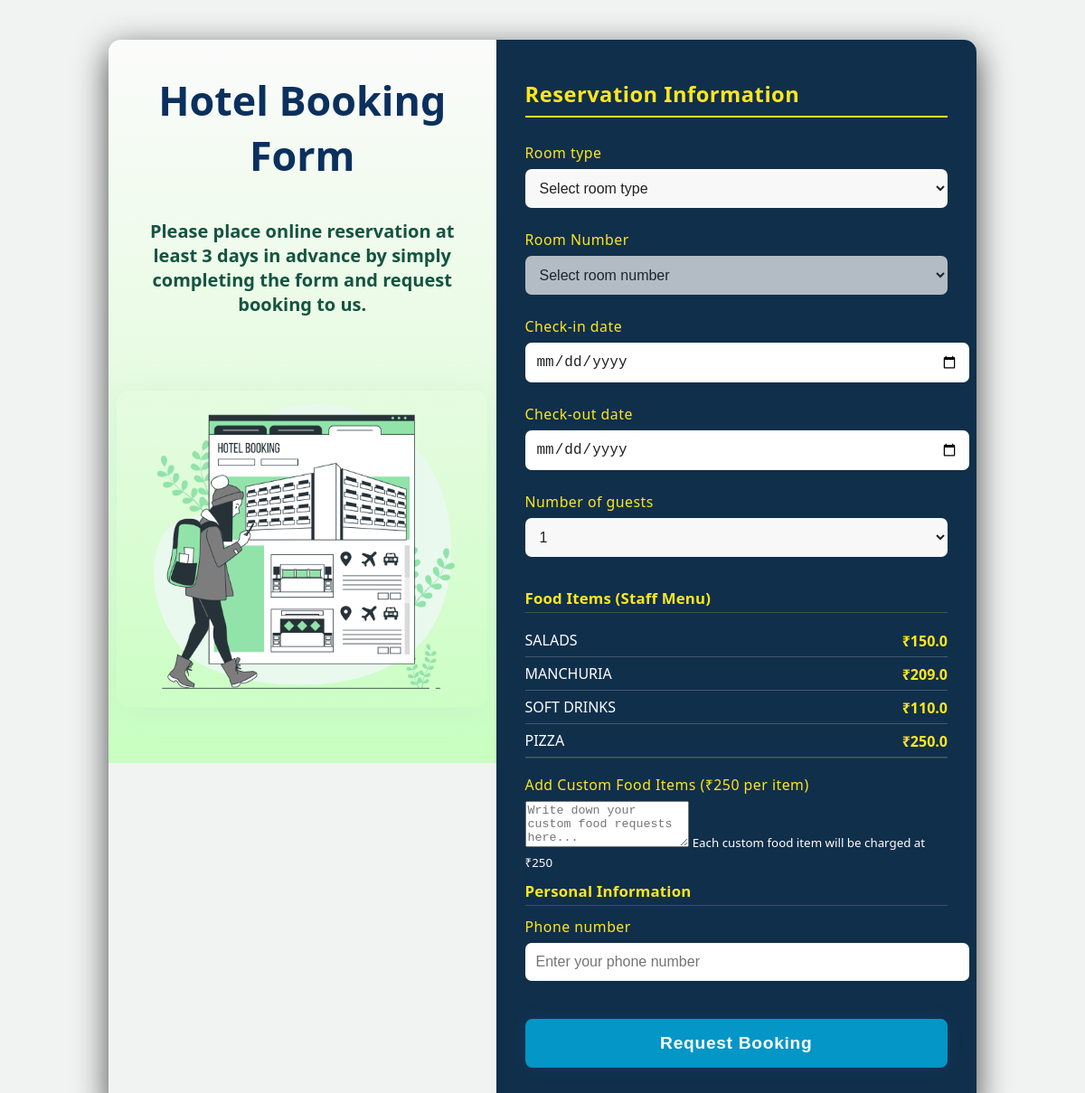
The page /book/1 (signed in) on the database its author committed.
### tables this page shows
CREATE TABLE food_items (
            id INTEGER PRIMARY KEY,
            hotel_id INTEGER,
            food_name TEXT,
            price REAL,
            image_path TEXT,
            FOREIGN KEY(hotel_id) REFERENCES hotels(id)
        );

### app.py (the view, shortened to what this page needs)
@app.route('/book/<int:hotel_id>', methods=['GET', 'POST'])
def book(hotel_id):
    if session.get('role') != 'guest':
        return redirect(url_for('signin'))
    db = get_db()
    hotel = db.execute("SELECT * FROM hotels WHERE id = ?", (hotel_id,)).fetchone()
    food_items = db.execute("SELECT * FROM food_items WHERE hotel_id = ?", (hotel_id,)).fetchall()
    food_items_menu = [dict(row) for row in food_items]
    room_rows = db.execute("SELECT * FROM rooms WHERE hotel_id = ?", (hotel_id,)).fetchall()
    rooms = [dict(row) for row in room_rows]
    return render_template('book.html', hotel=hotel, food_items_menu=food_items_menu, rooms=rooms)

### app.py (called while the page is built)
def get_db():
    conn = sqlite3.connect(DATABASE)
    conn.row_factory = sqlite3.Row
    return conn

### templates/book.html (shortened to what this page needs)
<!DOCTYPE html>
<html lang="en">
<head>
</head>
<body>
    <div class="booking-wrapper">
        <div class="illustration-panel">
            <div class="illustration-header">
                <div class="pic-title">Hotel Booking Form</div>
                <div class="pic-caption">
                    Please place online reservation at least 3 days in advance by simply completing the form and request booking to us.
                </div>
            </div>
            <div class="illustration-content">
                <img src="{{ url_for('static', filename='images/new.png') }}" alt="Hotel Illustration" draggable="false" loading="lazy">
            </div>
        </div>
        <div class="form-panel">
            <h2 class="reservation-heading">Reservation Information</h2>
            <form method="POST" class="booking-form" id="bookingForm">
                <label for="room_type">Room type</label>
                <select name="room_type" id="room_type" required>
                    <option value="" disabled selected>Select room type</option>
                </select>
                <label for="room_id">Room Number</label>
                <select name="room_id" id="room_id" disabled required>
                    <option value="" disabled selected>Select room number</option>
                </select>
                <label for="check_in">Check-in date</label>
                <input type="date" id="check_in" name="check_in" required>
                <label for="check_out">Check-out date</label>
                <input type="date" id="check_out" name="check_out" required>
                <label for="num_guests">Number of guests</label>
                <select name="num_guests" id="num_guests" required>
                    <option value="1">1</option>
                </select>
                <div class="form-section-title">Food Items (Staff Menu)</div>
                <div class="food-items-list">
                    {% for food in food_items_menu %}
                    <div class="food-item-row">
                        <span class="food-name">{{ food.food_name }}</span>
                        {% if food.price %}
                        <span class="food-price">₹{{ food.price }}</span>
                        {% endif %}
                    </div>
                    {% endfor %}
                </div>
<div class="form-group">
  <label for="custom_food">Add Custom Food Items (₹250 per item)</label>
  <textarea id="custom_food" name="custom_food" rows="3" placeholder="Write down your custom food requests here..." class="form-control"></textarea>
  <small class="form-text text-muted">Each custom food item will be charged at ₹250</small>
</div>
                <div class="form-section-title">Personal Information</div>
                <label for="phone_number">Phone number</label>
                <input type="tel" id="phone_number" name="phone_number" placeholder="Enter your phone number" required>
                <button type="button" id="requestButton" class="btn-request">Request Booking</button>
            </form>
        </div>
    </div>
</body>
</html>

### templates/book.html (style rules this page uses)
body { margin: 0; font-family: 'Montserrat', 'Segoe UI', sans-serif; background: #f1f2f2; color: #fff; }
.booking-wrapper { display: flex; max-width: 960px; margin: 44px auto; border-radius: 14px; overflow: hidden; box-shadow: 0 10px 36px rgb(0 0 0 / 0.7); background: none; min-height: 75vh; }
.illustration-panel { flex: 1.1; background: linear-gradient(180deg, #fbfbfb 0%, #e8fbe3 45%, #c8ffc0 100%); display: flex; flex-direction: column; box-sizing: border-box; min-height: 100vh; height: 100%; }
.illustration-header { display: flex; flex-direction: column; align-items: center; padding: 36px 24px 0 24px; }
.pic-title { text-align: center; font-size: 2.8rem; font-weight: 800; color: #0b305e; margin-bottom: 40px; }
.pic-caption { text-align: center; font-size: 1.25rem; font-weight: 600; color: #145441; margin-bottom: 20px; max-width: 90%; }
.illustration-content { flex: 1 1 0%; display: flex; align-items: center; justify-content: center; }
.illustration-panel img { width: 410px; height: 490px; max-width: 100%; max-height: 350px; border-radius: 14px; user-select: none; object-fit: contain; box-shadow: 0 4px 32px #b7e5cb5a; }
.form-panel { flex: 1.2; background: #102f4b; color: #fff; display: flex; flex-direction: column; justify-content: center; padding: 44px 32px; }
.reservation-heading { color: #ffe620; font-size: 1.48rem; font-weight: 700; margin-bottom: 28px; margin-top: 0; letter-spacing: 0.5px; border-bottom: 2.6px solid #ffe620; padding-bottom: 8px; text-align: left; }
.booking-form label { display: block; font-size: 0.99rem; font-weight: 500; color: #ffe620; margin-bottom: 7px; letter-spacing: 0.5px; }
.booking-form input, .booking-form select { width: 100%; padding: 12px 12px; border-radius: 7px; border: none; margin-bottom: 24px; background: #fff; color: #222; font-size: 1rem; outline: none; }
.booking-form select { background: #f8f8f8; }
.form-section-title { color: #ffe620; font-size: 1.05rem; margin-bottom: 12px; font-weight: 600; margin-top: 10px; border-bottom: 1px solid #ffe62033; padding-bottom: 4px; letter-spacing: 0.2px; }
.food-items-list { margin-bottom: 18px; padding: 0; border-bottom: 1px solid #ffe62022; display: flex; flex-direction: column; align-items: stretch; }
.food-item-row { display: flex; align-items: center; justify-content: flex-start; gap: 0; padding: 6px 0; color: white; font-size: 1rem; border-bottom: 1px solid rgba(255, 255, 255, 0.2); width: 100%; margin: 0; }
.food-name { flex: 1 1 0%; padding-left: 0; text-align: left; min-width: 0; color: #fff; font-weight: 500; font-size: 1rem; }
.food-price { min-width: 85px; text-align: right; color: #ffe620; font-weight: 600; font-size: 1rem; margin-left: 34px; margin-top: 2px; }
.btn-submit, .btn-request, .btn-confirm { margin-top: 18px; padding: 16px 15px; border-radius: 8px; border: none; font-weight: 700; font-size: 1.2rem; cursor: pointer; width: 100%; transition: background 0.2s; letter-spacing: 0.7px; box-shadow: 0 0 18px #ffe62077; }
.btn-request { background: #0396c6; color: #fff; box-shadow: 0 0 18px #03a9f41a; }

### rows shown on the page
food_items: food_name "SALADS", price "150.0"
food_items: food_name "MANCHURIA", price "209.0"
food_items: food_name "SOFT DRINKS", price "110.0"
food_items: food_name "PIZZA", price "250.0"
